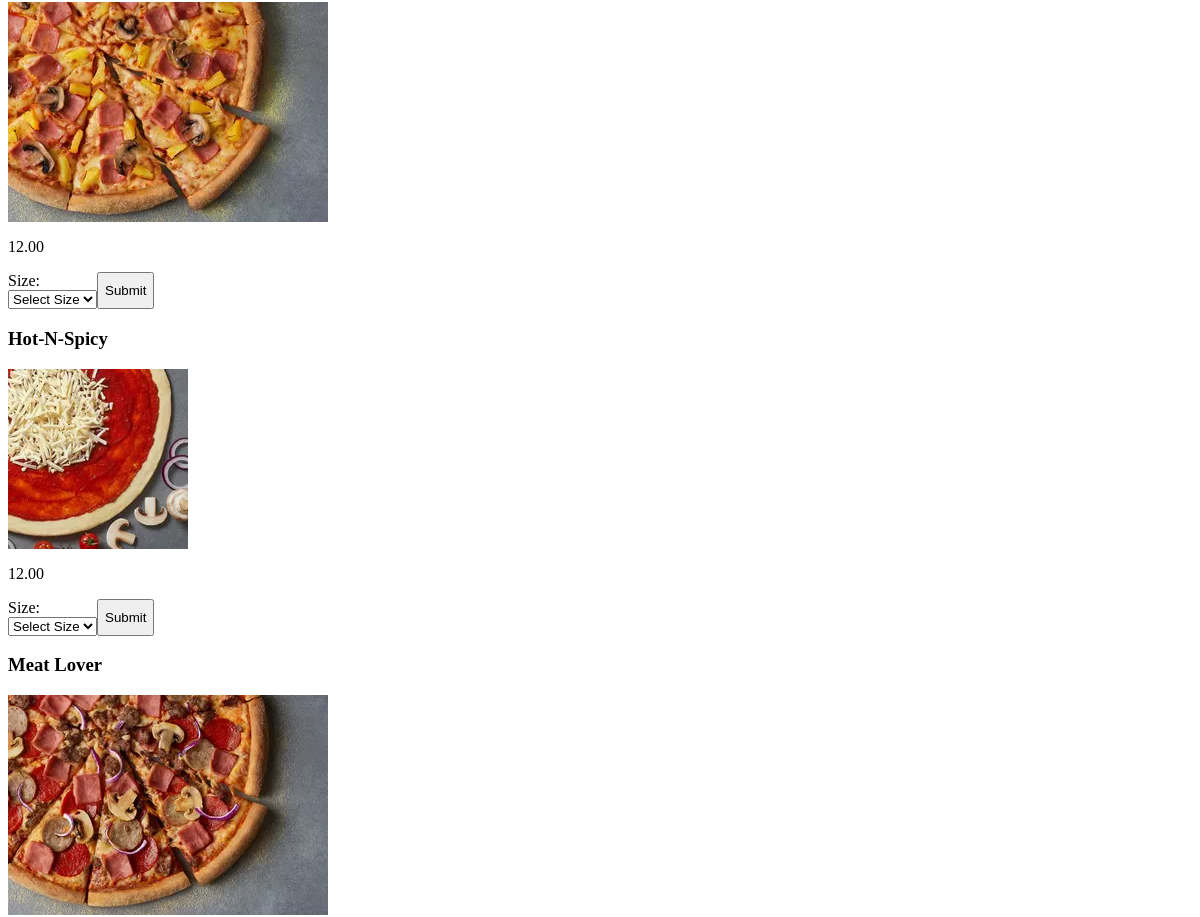
The page /pizzas (signed in, middle part) on the database as committed earlier.
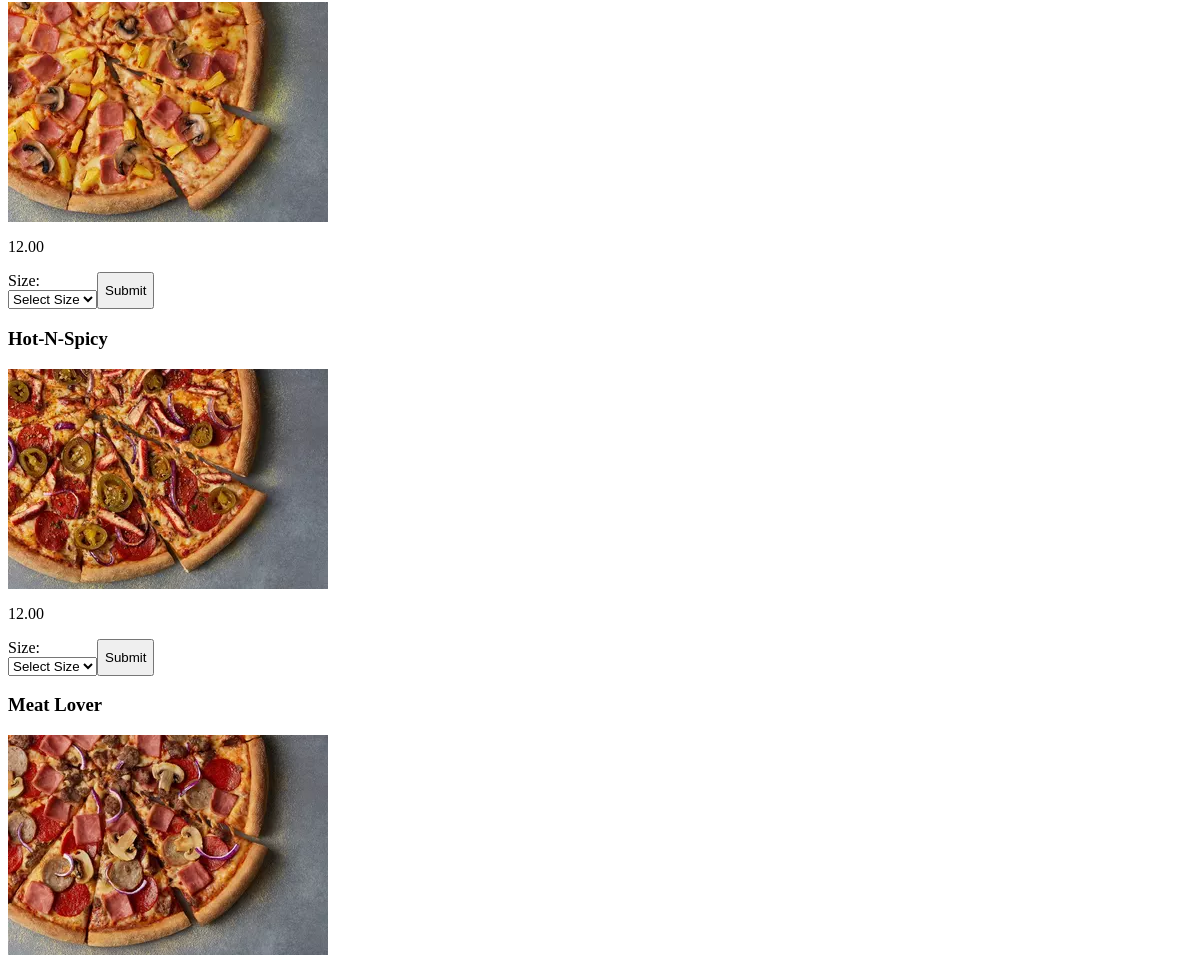
The same page on the database as committed later.
### templates/models.py (models this page shows, shortened)
class Pizza(models.Model):
  id = models.SmallAutoField(primary_key=True)
  name = models.CharField(max_length=30)
  image = models.ImageField(upload_to='images/', default='images/create-your-own.webp')
  price = models.DecimalField(max_digits=4, decimal_places=2, default=12)
  cheese = models.ForeignKey(Cheese, on_delete=models.SET_NULL, null=True, default=1)
  sauce = models.ForeignKey(Sauce, on_delete=models.SET_NULL, null=True, default=1)
  size = models.ForeignKey(Size, on_delete=models.SET_NULL, null=True, blank=True, default="2")
  crust = models.ForeignKey(Crust, on_delete=models.SET_NULL, null=True, default=1)
  toppings = models.ManyToManyField(Topping, blank=True)
  description = models.TextField(default="")

### templates/views.py (the view, shortened to what this page needs)
# urls.py: path('pizzas', views.all_pizzas, name='all_pizzas'),
@login_required
def all_pizzas(request):
  all_pizzas = Pizza.objects.order_by('id')[:6]
  form = PremadePizza()
  return render(request, 'all_pizzas.html', {'pizzas':all_pizzas, 'form':form})

### templates/forms.py
class PremadePizza(forms.Form):
  class Meta:
    model = Pizza
    fields = ["size"]
  size = forms.ModelChoiceField(queryset=Size.objects.all(), empty_label="Select Size", label="Pizza Size")
  pizza_id = forms.IntegerField(widget=forms.HiddenInput())

### templates/models.py (called while the page is built)
  def __str__(self):
    return self.name

### templates/templates/all_pizzas.html (shortened to what this page needs)
{% extends 'base.html' %}
{% load static %}
{% load sass_tags %}
{% block css %}
    <link href="{% sass_src '_all_pizzas.scss' %}" rel="stylesheet" type="text/css"/>
{% endblock %}
{% block content %}
<div class="body">
<div class="cards">
  {% for pizza in pizzas %}
    <div>
    <h3>{{pizza.name}}</h3>
    <img src={{pizza.image}}>
    <p>{{pizza.price}}</p>
    <form action="{% url 'all_pizzas' %}" method="post">
     <div style="display: flex; width: auto;">
     <div style="padding: 0;">
     <label>Size:<br></label>
     {{form.size}}
     </div>
      <input type="submit"></div>
    </form>
    </div>
  {% endfor %}
</div>
</div>
{% endblock %}

Rows that differ between the two databases and show on the page:
changed Pizza "Hot-N-Spicy": image: a different picture
